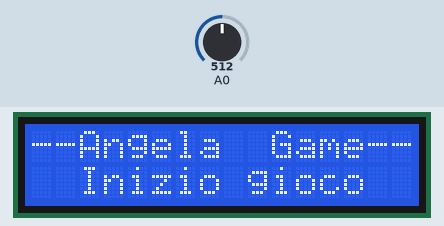
Recording of a sketch running on a simulated Arduino Uno, built with avr-gcc and run on an emulated ATmega328P. Shown: 16×2 character LCD. The inputs (shaded band) are chosen by the test bench; at power-on: A0 = 512.

Above: at 4.2 s.
4.3 s: A0 set to 585
6.5 s: A0 set to 607
At 9.2 s:
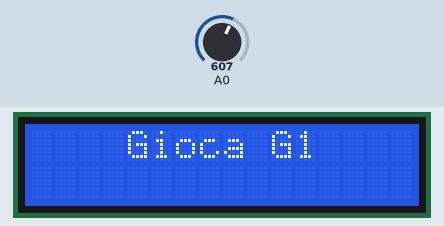
9.5 s: A0 set to 511
At 11.0 s:
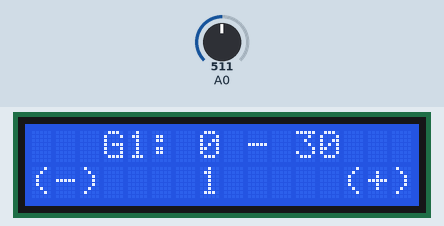
12.0 s: A0 set to 716
At 12.9 s:
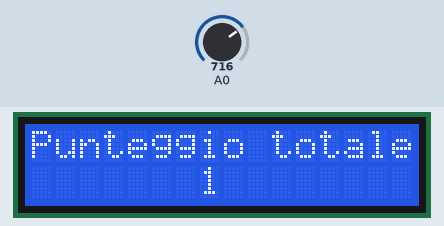
Timing chart, 0 to 15.0 s (numbered marks = the images above; inputs shaded):
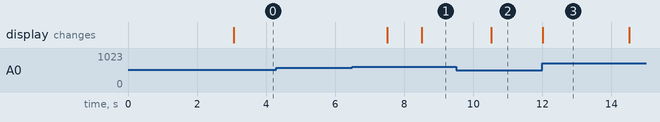

Measured:
- the behaviour switches between 599 and 600 on A0 (found by bisection; images 0 and 1)
- after the input at 4.3 s, every drawn part: stays the same
- after the input at 6.5 s, the display: first changes after 1.0 s (image 1 shows a later state)
- after the input at 9.5 s, the display: changes after 1.0 s (image 2)
- after the input at 12.0 s, the display: changes at once (image 3)

The sketch:

StoccoMatteo_AngelaGame_Arduino.ino.ino
```cpp
#include <LiquidCrystal.h>

LiquidCrystal lcd(8, 9, 4, 5, 6, 7);

int turnogiocatore = 0;
int turnopartita = 0;
int ngio1 = 1;
int ngio2 = 1;
int punteggioobiettivo = 30;
int punteggiomomentaneo = 0;

int btnpremuto = 0;
int bottone  = 0;

int RIGHT = 0;
int UP  = 1;
int DOWN = 2;
int LEFT  = 3;
int SELECT = 4;
int NONE = 5;

//metodo che controlla il bottone premuto
int BottonePremuto() {
  bottone = analogRead(0);
  if (bottone > 1000) return NONE;
  if (bottone < 50)   return RIGHT;
  if (bottone < 250)  return UP;
  if (bottone < 400)  return DOWN;
  if (bottone < 600)  return LEFT;
  if (bottone < 920)  return SELECT;
  return NONE;
}

void setup() {
  lcd.begin(16, 2);
  lcd.setCursor(0, 0);
  lcd.print("--Angela  Game--");
  delay(3000);
}

//ASPETTA
void aspetta()
{
  btnpremuto = BottonePremuto();
  while (btnpremuto != SELECT)
  {
    btnpremuto = BottonePremuto();
  }
}

//SCELTA OBIETTIVO
//Bottone UP
void UPPremuto()
{
  if (BottonePremuto() == UP)
  {
    if (punteggioobiettivo < 99)
    {
      while (BottonePremuto() == UP)
      {  }
      punteggioobiettivo++;
      lcd.setCursor(7, 1);
      lcd.print(punteggioobiettivo);
    }
  }
}
//Bottone Down
void DOWNPremuto()
{
  if (BottonePremuto() == DOWN)
  {
    if (punteggioobiettivo > 30)
    {
      while (BottonePremuto() == DOWN)
      {  }
      punteggioobiettivo--;
      lcd.setCursor(7, 1);
      lcd.print(punteggioobiettivo);
    }
  }
}
//Bottone Right
void RIGHTPremuto()
{
  if (BottonePremuto() == RIGHT)
  {
    if (punteggioobiettivo < 90)
    {
      while (BottonePremuto() == RIGHT)
      {  }
      punteggioobiettivo += 10;
      lcd.setCursor(7, 1);
      lcd.print(punteggioobiettivo);
    }
  }
}
//Bottone Left
void LEFTPremuto()
{
  if (BottonePremuto() == LEFT)
  {
    if (punteggioobiettivo >= 40)
    {
      while (BottonePremuto() == LEFT)
      {  }
      punteggioobiettivo -= 10;
      lcd.setCursor(7, 1);
      lcd.print(punteggioobiettivo);
    }
  }
}

void controlloselezione()
{
  UPPremuto();
  DOWNPremuto();
  RIGHTPremuto();
  LEFTPremuto();
}

//Sceglie il punteggio obiettivo
void sceltapunteggio()
{
  lcd.clear();
  lcd.setCursor(0, 0);
  lcd.print("Scelta Punteggio");
  lcd.setCursor(0, 1);
  lcd.print("(-)");
  lcd.setCursor(7, 1);
  lcd.print(punteggioobiettivo);
  lcd.setCursor(13, 1);
  lcd.print("(+)");
  bool finito = false;
  while (!finito)
  {
    controlloselezione();
    if (BottonePremuto() == SELECT)
    {
      turnopartita = 1;
      finito = true;
      delay(1000);
    }
  }
}

//Inizio Gioco
void inizia()
{
  lcd.setCursor(2, 1);
  lcd.print("Inizio gioco");
  aspetta();
  delay(1000);
}

//SCELTA GIOCATORE
//Primo turno
void turnozero()
{
  messaggio();
  bool finito = false;
  while (!finito)
  {
    NumeroGiocatore();
    if (BottonePremuto() == SELECT)
    {
      aggiornavariabili();
      finito = true;
      delay(1000);
    }
  }
}
//Turni generali
void turno()
{
  if (punteggiomomentaneo < punteggioobiettivo)
  {
    messaggio();
    bool finito = false;
    while (!finito)
    {
      NumeroGiocatore();
      if ((BottonePremuto() == SELECT))
      {
        if (controllogiocatore() == false)
        {
          messaggio();
          NumeroGiocatore();
        } else {
          aggiornavariabili();
          finito = true;
        }
      }
    }
  } else {
    vittoria();
    delay(1000);
  }
}


//Scelta giocatore 1
void Giocatore1()
{
  if (turnogiocatore % 2 == 0)
  {
    if (BottonePremuto() == UP)
    {
      if (ngio1 < 6)
      {
        while (BottonePremuto() == UP)
        {  }
        ngio1++;
        lcd.setCursor(7, 1);
        lcd.print(ngio1);
      }
    }
    if (BottonePremuto() == DOWN)
    {
      if (turnogiocatore == 0)
      {
        if (ngio1 > 0)
        {
          while (BottonePremuto() == DOWN)
          {  }
          ngio1--;
          lcd.setCursor(7, 1);
          lcd.print(ngio1);
        }
      } else {
        if (ngio1 > 1)
        {
          while (BottonePremuto() == DOWN)
          {  }
          ngio1--;
          lcd.setCursor(7, 1);
          lcd.print(ngio1);
        }
      }
    }
  }
}

//Scelta giocatore 2
void Giocatore2()
{
  if (turnogiocatore % 2 == 1)
  {
    if (BottonePremuto() == UP)
    {
      if (ngio2 < 6)
      {
        while (BottonePremuto() == UP)
        {  }
        ngio2++;
        lcd.setCursor(7, 1);
        lcd.print(ngio2);
      }
    }
    if (BottonePremuto() == DOWN)
    {
      if (ngio2 > 1)
      {
        while (BottonePremuto() == DOWN)
        {  }
        ngio2--;
        lcd.setCursor(7, 1);
        lcd.print(ngio2);
      }
    }
  }
}

//Il giocatore può scegliere il numero che vuole giocare
void NumeroGiocatore()
{
  Giocatore1();
  Giocatore2();
}

//Controlla se il numero del giocatore è valido
bool controllogiocatore()
{
  bool valido = true;
  if (turnogiocatore % 2 == 1)
  {
    if ((ngio2  == 7 - ngio1) || (ngio2  == ngio1))
    {
      lcd.clear();
      lcd.setCursor(0, 0);
      valido = false;
      lcd.print("Numero invalido");
      delay(1500);
    }
  }
  else if (turnogiocatore % 2 == 0) {
    if ((ngio1  == 7 - ngio2) || (ngio1  == ngio2))
    {
      lcd.clear();
      lcd.setCursor(0, 0);
      valido = false;
      lcd.print("Numero invalido");
      delay(1500);
    }
  }
  return valido;
}


//Messaggio di inizio scelta
void messaggio()
{
  if (turnogiocatore % 2 == 1)
  {
    lcd.clear();
    lcd.setCursor(4, 0);
    lcd.print("Gioca G2");
    delay(2000);
    lcd.clear();
    lcd.setCursor(3, 0);
    lcd.print("G2: " + String(punteggiomomentaneo) + " - " + String(punteggioobiettivo));
    lcd.setCursor(0, 1);
    lcd.print("(-)");
    lcd.setCursor(7, 1);
    lcd.print(ngio2);
    lcd.setCursor(13, 1);
    lcd.print("(+)");
  } else {
    lcd.clear();
    lcd.setCursor(4, 0);
    lcd.print("Gioca G1");
    delay(2000);
    lcd.clear();
    lcd.setCursor(3, 0);
    lcd.print("G1: " + String(punteggiomomentaneo) + " - " + String(punteggioobiettivo));
    lcd.setCursor(0, 1);
    lcd.print("(-)");
    lcd.setCursor(7, 1);
    lcd.print(ngio1);
    lcd.setCursor(13, 1);
    lcd.print("(+)");
  }
}

//Aggiorna le variabili dopo una giocata
void aggiornavariabili()
{
  if (turnogiocatore % 2 == 1)
  {
    punteggiomomentaneo += ngio2;
    lcd.clear();
    lcd.setCursor(0, 0);
    lcd.print("Punteggio totale");
    lcd.setCursor(7, 1);
    lcd.print(punteggiomomentaneo);
    delay(1500);
    turnogiocatore++;
    ngio1 = 1;
  } else {
    punteggiomomentaneo += ngio1;
    lcd.clear();
    lcd.setCursor(0, 0);
    lcd.print("Punteggio totale");
    lcd.setCursor(7, 1);
    lcd.print(punteggiomomentaneo);
    delay(1500);
    turnogiocatore++;
    ngio2 = 1;
  }
}

//PARTE DEL GIOCATORE
void sceltagiocatore()
{
  if (turnogiocatore == 0)
  {
    turnozero();
  } else {
    turno();
  }
}

//Vittoria
void vittoria()
{
  if (punteggioobiettivo == punteggiomomentaneo)
  {
    if (turnogiocatore % 2 == 1)
    {
      lcd.clear();
      lcd.setCursor(3, 0);
      lcd.print("Giocatore 1");
      lcd.setCursor(3, 1);
      lcd.print("Hai vinto!!");
    } else {
      lcd.clear();
      lcd.setCursor(3, 0);
      lcd.print("Giocatore 2");
      lcd.setCursor(3, 1);
      lcd.print("Hai vinto!!");
    }
  } else if (punteggioobiettivo < punteggiomomentaneo)
  {
    if (turnogiocatore % 2 == 1)
    {
      lcd.clear();
      lcd.setCursor(3, 0);
      lcd.print("Giocatore 2");
      lcd.setCursor(3, 1);
      lcd.print("Hai Vinto!!");
    } else {
      lcd.clear();
      lcd.setCursor(3, 0);
      lcd.print("Giocatore 1");
      lcd.setCursor(3, 1);
      lcd.print("Hai Vinto!!");
    }
  }
}

void loop() {
  // put your main code here, to run repeatedly:
  if (turnopartita == 0)
  {
    inizia();
    sceltapunteggio();
  }
  else if (turnopartita == 1)
  {
    sceltagiocatore();
  }
}
```
